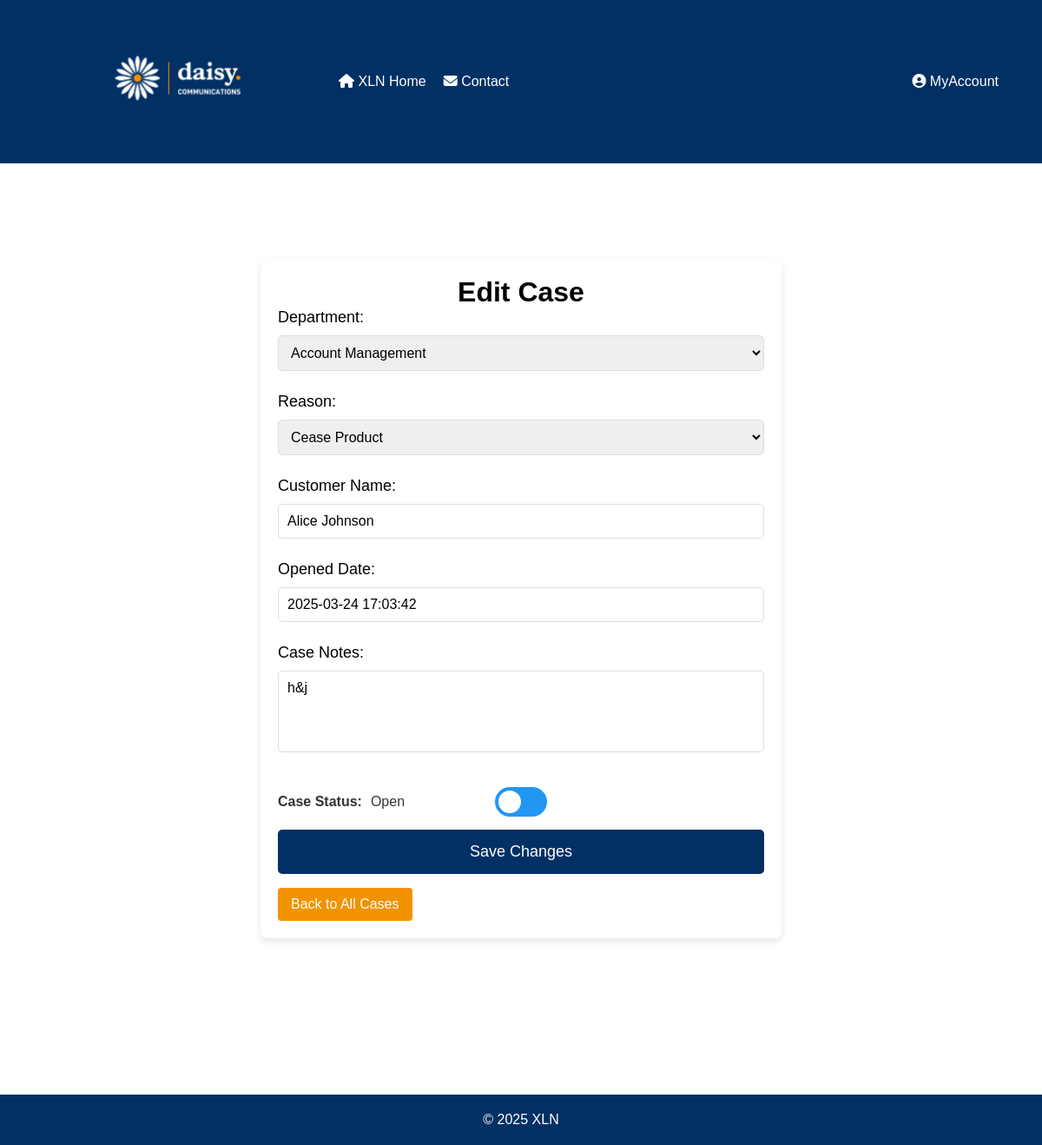
The page /php/EditCase.php?uid=26 on the database as committed earlier.
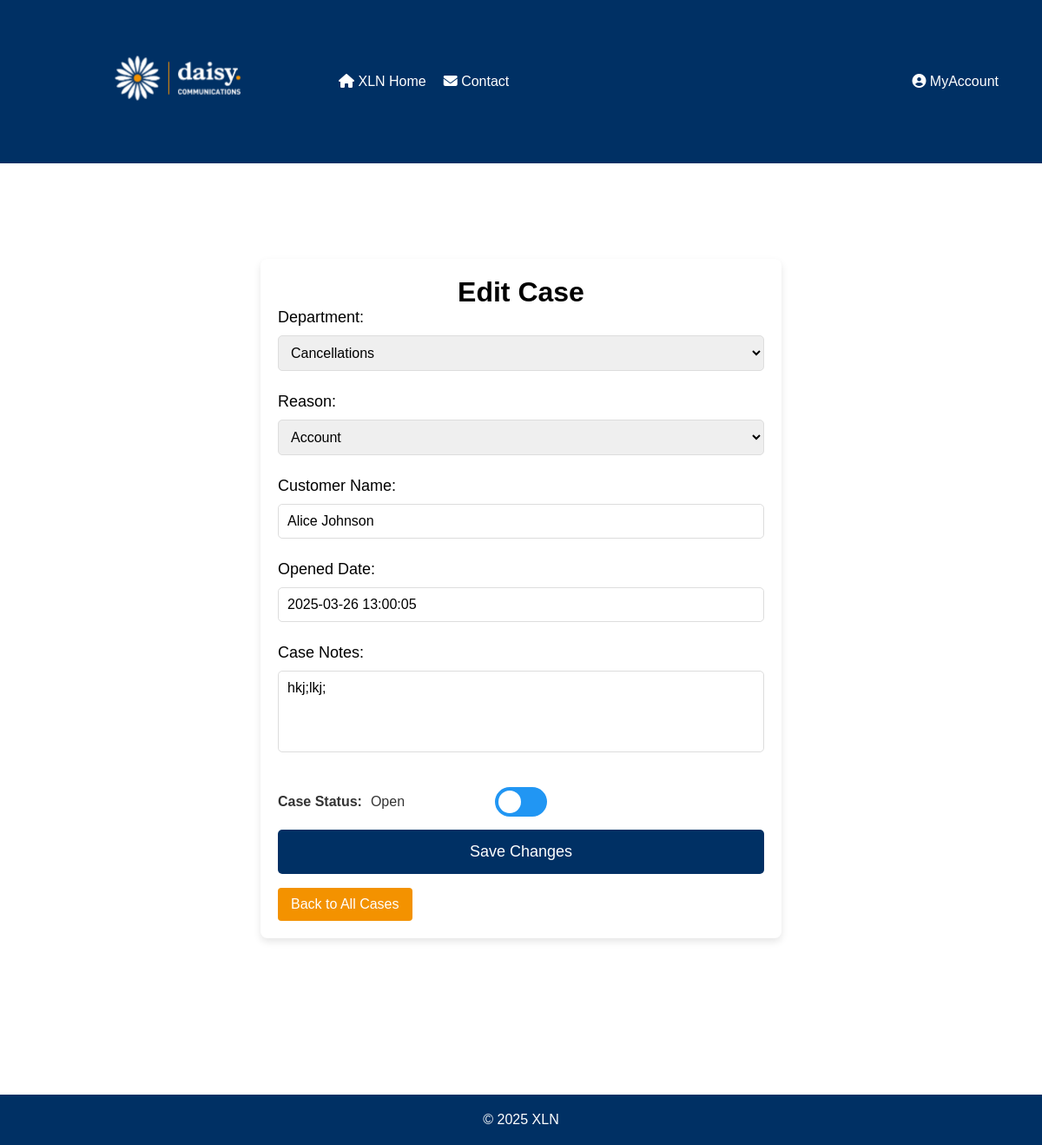
The same page on the database as committed later.
### tables this page shows
CREATE TABLE "cases" (
	"caseID"	INTEGER,
	"userID"	INT NOT NULL,
	"reasonID"	INT NOT NULL,
	"description"	TEXT NOT NULL,
	"status"	INT NOT NULL CHECK("status" IN (0, 1)),
	"created"	TEXT CHECK("created" GLOB '????-??-?? ??:??:??'),
	"closed"	TEXT CHECK(("status" = 1 AND "closed" IS NULL) OR ("status" = 0 AND "closed" GLOB '????-??-?? ??:??:??')),
	"customerID"	INTEGER,
	PRIMARY KEY("caseID" AUTOINCREMENT),
	FOREIGN KEY("customerID") REFERENCES "customers"("customerID") ON UPDATE CASCADE ON DELETE CASCADE,
	FOREIGN KEY("reasonID") REFERENCES "reasons"("reasonID") ON UPDATE CASCADE ON DELETE CASCADE,
	FOREIGN KEY("userID") REFERENCES "users"("userID") ON UPDATE CASCADE ON DELETE CASCADE
);

CREATE TABLE "customers" (
	"customerID"	INTEGER,
	"name"	TEXT NOT NULL,
	"email"	TEXT NOT NULL CHECK("email" LIKE '%_@_%._%'),
	PRIMARY KEY("customerID" AUTOINCREMENT)
);

### php/EditCase.php (the view, shortened to what this page needs)
<?php
$caseID = isset($_GET['uid']) ? $_GET['uid'] : null;
$caseData = null;
$db = new SQLite3('../data/XLN_new_DBA.db');
$deptStmt = $db->prepare("SELECT * FROM departments ORDER BY deptName");
$deptResult = $deptStmt->execute();
$departments = [];
while ($row = $deptResult->fetchArray(SQLITE3_ASSOC)) {
    $departments[] = $row;
}
if ($caseID) {
    $stmt = $db->prepare("SELECT c.*,
                        d.deptName AS department_name,
                        d.departmentID,
                        r.reason AS reason_name,
                        r.reasonID,
                        cu.name AS customer_name
                        FROM cases c
                        LEFT JOIN reasons r ON c.reasonID = r.reasonID
                        LEFT JOIN department_reasons dr ON r.reasonID = dr.reasonID
				        LEFT JOIN departments d ON dr.departmentID = d.departmentID
                        LEFT JOIN customers cu ON c.customerID = cu.customerID
                        WHERE c.caseID = :caseID");
    $stmt->bindValue(':caseID', $caseID, SQLITE3_INTEGER);
    $result = $stmt->execute();
    $caseData = $result->fetchArray(SQLITE3_ASSOC);
}
?>
<!DOCTYPE html>
<html lang="en">
<head>
    <link rel="stylesheet" href="../css/EditCase.css">
    <link
    rel="stylesheet"
    href="https://cdnjs.cloudflare.com/ajax/libs/font-awesome/6.2.1/css/all.min.css"
  />
</head>
<body>
<header>
        <a href="Homepage.php"><img class="logo" src="../xlnLogo.png" alt="XLN Logo"></a>
        <nav>
            <ul class="left-menu">
                <li><a href="Homepage.php"><i class="fa-solid fa-house"></i> XLN Home</a></li>
                <li><a href="../html/Contact.html"><i class="fa-solid fa-envelope"></i> Contact</a></li>
            </ul>
            <ul class="right-menu">
                <li class="dropdown">
                    <a href="javascript:void(0)" class="dropbtn"><i class="fa-solid fa-circle-user"></i> MyAccount</a>
                </li>
            </ul>
        </nav>
    </header>
    <main>
        <div class="container">
            <h1>Edit Case</h1>
            <?php if ($caseData): ?>
                <form id="editCaseForm" method="POST">
                    <label for="departmentID">Department:</label>
                    <select id="departmentID" name="departmentID">
                        <?php foreach ($departments as $department): ?>
                            <option value="<?php echo $department['departmentID']; ?>" <?php echo ($department['departmentID'] == $caseData['departmentID']) ? 'selected' : ''; ?>>
                                <?php echo $department['deptName']; ?>
                            </option>
                        <?php endforeach; ?>
                    </select>
                    <label for="reasonID">Reason:</label>
                    <select id="reasonID" name="reasonID" required>
                    </select>
                    <label for="customerName">Customer Name:</label>
                    <input type="text" id="customerName" name="customerName" value="<?php echo $caseData['customer_name']; ?>" readonly>
                    <label for="openedDate">Opened Date:</label>
                    <input type="text" id="openedDate" name="openedDate" value="<?php echo $caseData['created']; ?>" readonly>
                    <label for="caseNotes">Case Notes:</label>
                    <textarea id="caseNotes" name="caseNotes" rows="4" required><?php echo $caseData['description']; ?></textarea>
                    <div class="toggle-container">
                    <span class="toggle-label">Case Status:</span>
                    <span id="statusText" class="toggle-status"><?php echo $caseData['status'] == 1 ? 'Open' : 'Closed'; ?></span>
                    <label class="toggle-switch">
                        <span class="toggle-slider"></span>
                    </label>
                    </div>
                    <button type="submit">Save Changes</button>
                    <a href="ViewAllCases.php" class="button">Back to All Cases</a>
                </form>
            <?php else: ?>
                <p>No case found or invalid case ID.</p>
                <a href="ViewAllCases.php">Back to All Cases</a>
            <?php endif; ?>
        </div>
    </main>
    <footer>
        <p>&copy; <span id="year"></span> XLN</p>
    </footer>
</body>
</html>

Rows that differ between the two databases and show on the page:
changed cases "Alice Johnson": openedDate "2025-03-24 17:03:42" → "2025-03-26 13:00:05"; caseNotes "h&j" → "hkj;lkj;"
Other text that changed with them:
form field departmentID: "Account Management" → "Cancellations"
form field reasonID: "Cease Product" → "Account"
